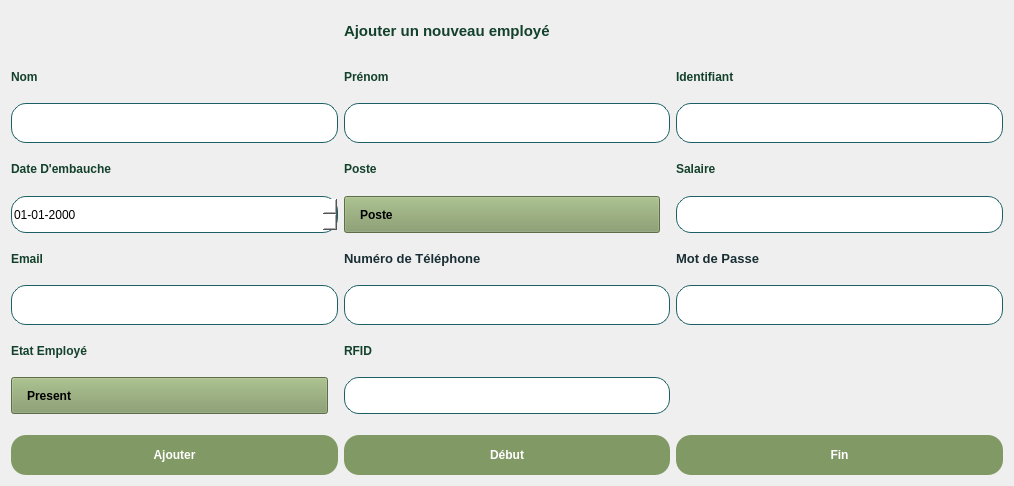
         <widget class="QWidget" name="scrollAreaWidgetContents_29">
          <property name="geometry">
           <rect>
            <x>0</x>
            <y>0</y>
            <width>1014</width>
            <height>486</height>
           </rect>
          </property>
          <property name="sizePolicy">
           <sizepolicy hsizetype="Expanding" vsizetype="Expanding">
            <horstretch>0</horstretch>
            <verstretch>0</verstretch>
           </sizepolicy>
          </property>
          <layout class="QGridLayout" name="gridLayout_28">
           <item row="26" column="1">
            <widget class="QLabel" name="label_160">
             <property name="styleSheet">
              <string notr="true">QLabel
{
color:rgb(19,65,43);
font-weight:600;
font-family:&quot;Nexa&quot;;
}</string>
             </property>
             <property name="text">
              <string>&lt;html&gt;&lt;head/&gt;&lt;body&gt;&lt;p&gt;RFID&lt;/p&gt;&lt;/body&gt;&lt;/html&gt;</string>
             </property>
            </widget>
           </item>
           <item row="25" column="1">
            <widget class="QLineEdit" name="ENum">
             <property name="sizePolicy">
              <sizepolicy hsizetype="Preferred" vsizetype="Preferred">
               <horstretch>0</horstretch>
               <verstretch>0</verstretch>
              </sizepolicy>
             </property>
             <property name="styleSheet">
              <string notr="true">border:solid;
border-color:rgb(28,96,101);
border-width:1px;
background-color:rgb(255,255,255);

border-radius:15px;
height:35px;</string>
             </property>
            </widget>
           </item>
           <item row="9" column="2">
            <widget class="QLineEdit" name="ESalaire">
             <property name="sizePolicy">
              <sizepolicy hsizetype="Preferred" vsizetype="Preferred">
               <horstretch>0</horstretch>
               <verstretch>0</verstretch>
              </sizepolicy>
             </property>
             <property name="styleSheet">
              <string notr="true">border:solid;
border-color:rgb(28,96,101);
border-width:1px;
background-color:rgb(255,255,255);

border-radius:15px;
height:35px;</string>
             </property>
            </widget>
           </item>
           <item row="27" column="1">
            <widget class="QLineEdit" name="ERFID">
             <property name="sizePolicy">
              <sizepolicy hsizetype="Preferred" vsizetype="Preferred">
               <horstretch>0</horstretch>
               <verstretch>0</verstretch>
              </sizepolicy>
             </property>
             <property name="styleSheet">
              <string notr="true">border:solid;
border-color:rgb(28,96,101);
border-width:1px;
background-color:rgb(255,255,255);

border-radius:15px;
height:35px;</string>
             </property>
            </widget>
           </item>
           <item row="27" column="0">
            <widget class="QComboBox" name="EEtat">
             <property name="styleSheet">
              <string notr="true">QComboBox
{
margin-right:10px;
appearance:none;
padding-left:15px;
padding-right:20px;
font-weight:600;
background-color:rgb(129,153,101);
height:35px;
}
QComboBox::drop-down {
	border:none;
}
QComboBox::down-arrow {
		image:url(:/Purestay/images/icones/arrow.png);
	padding-right:20px;
	width:20px;
	color:white;
}

QComboBox::QListView {
background-color:rgb(129,153,101);
}

QComboBox::QListViewItem {
background-color:rgb(129,153,101);
}





</string>
             </property>
             <item>
              <property name="text">
               <string>Present</string>
              </property>
             </item>
             <item>
              <property name="text">
               <string>Absent</string>
              </property>
             </item>
            </widget>
           </item>
           <item row="3" column="1">
            <widget class="QLineEdit" name="EPrenomE">
             <property name="sizePolicy">
              <sizepolicy hsizetype="Preferred" vsizetype="Preferred">
               <horstretch>0</horstretch>
               <verstretch>0</verstretch>
              </sizepolicy>
             </property>
             <property name="styleSheet">
              <string notr="true">border:solid;
border-color:rgb(28,96,101);
border-width:1px;
background-color:rgb(255,255,255);

border-radius:15px;
height:35px;</string>
             </property>
            </widget>
           </item>
           <item row="8" column="1">
            <widget class="QLabel" name="label_214">
             <property name="styleSheet">
              <string notr="true">QLabel
{
color:rgb(19,65,43);
font-weight:600;
font-family:&quot;Nexa&quot;;
}</string>
             </property>
             <property name="text">
              <string>&lt;html&gt;&lt;head/&gt;&lt;body&gt;&lt;p&gt;Poste&lt;/p&gt;&lt;/body&gt;&lt;/html&gt;</string>
             </property>
            </widget>
           </item>
           <item row="1" column="1">
            <widget class="QLabel" name="label_215">
             <property name="styleSheet">
              <string notr="true">color:rgb(19,65,43);
font-weight:600;
font-family:&quot;Nexa&quot;;

</string>
             </property>
             <property name="text">
              <string>&lt;html&gt;&lt;head/&gt;&lt;body&gt;&lt;p&gt;&lt;span style=&quot; font-size:11pt;&quot;&gt;Ajouter un nouveau employé&lt;/span&gt;&lt;/p&gt;&lt;/body&gt;&lt;/html&gt;</string>
             </property>
            </widget>
           </item>
           <item row="9" column="0">
            <widget class="QDateTimeEdit" name="EDateEmbauche">
             <property name="styleSheet">
              <string notr="true">QDateTimeEdit
{
border:solid;
border-color:rgb(28,96,101);
border-width:1px;
background-color:rgb(255,255,255);
border-radius:15px;
height:35px;
}
QDateTimeEdit::drop-down
{
border:0;
border-width:0px;
}</string>
             </property>
             <property name="displayFormat">
              <string>dd-MM-yyyy</string>
             </property>
            </widget>
           </item>
           <item row="3" column="0">
            <widget class="QLineEdit" name="ENom">
             <property name="sizePolicy">
              <sizepolicy hsizetype="Preferred" vsizetype="Preferred">
               <horstretch>0</horstretch>
               <verstretch>0</verstretch>
              </sizepolicy>
             </property>
             <property name="styleSheet">
              <string notr="true">border:solid;
border-color:rgb(28,96,101);
border-width:1px;
background-color:rgb(255,255,255);

border-radius:15px;
height:35px;</string>
             </property>
            </widget>
           </item>
           <item row="2" column="1">
            <widget class="QLabel" name="label_82">
             <property name="styleSheet">
              <string notr="true">QLabel
{
color:rgb(19,65,43);
font-weight:600;
font-family:&quot;Nexa&quot;;
}</string>
             </property>
             <property name="text">
              <string>&lt;html&gt;&lt;head/&gt;&lt;body&gt;&lt;p&gt;Prénom&lt;/p&gt;&lt;/body&gt;&lt;/html&gt;</string>
             </property>
            </widget>
           </item>
           <item row="8" column="0">
            <widget class="QLabel" name="label_216">
             <property name="styleSheet">
              <string notr="true">QLabel
{
color:rgb(19,65,43);
font-weight:600;
font-family:&quot;Nexa&quot;;
}</string>
             </property>
             <property name="text">
              <string>&lt;html&gt;&lt;head/&gt;&lt;body&gt;&lt;p&gt;Date D'embauche&lt;/p&gt;&lt;/body&gt;&lt;/html&gt;</string>
             </property>
            </widget>
           </item>
           <item row="25" column="2">
            <widget class="QLineEdit" name="EMotdePasse">
             <property name="sizePolicy">
              <sizepolicy hsizetype="Preferred" vsizetype="Preferred">
               <horstretch>0</horstretch>
               <verstretch>0</verstretch>
              </sizepolicy>
             </property>
             <property name="styleSheet">
              <string notr="true">border:solid;
border-color:rgb(28,96,101);
border-width:1px;
background-color:rgb(255,255,255);

border-radius:15px;
height:35px;</string>
             </property>
            </widget>
           </item>
           <item row="8" column="2">
            <widget class="QLabel" name="label_217">
             <property name="styleSheet">
              <string notr="true">QLabel
{
color:rgb(19,65,43);
font-weight:600;
font-family:&quot;Nexa&quot;;
}</string>
             </property>
             <property name="text">
              <string>&lt;html&gt;&lt;head/&gt;&lt;body&gt;&lt;p&gt;Salaire&lt;/p&gt;&lt;/body&gt;&lt;/html&gt;</string>
             </property>
            </widget>
           </item>
           <item row="15" column="0">
            <widget class="QLabel" name="label_163">
             <property name="styleSheet">
              <string notr="true">QLabel
{
color:rgb(19,65,43);
font-weight:600;
font-family:&quot;Nexa&quot;;
}</string>
             </property>
             <property name="text">
              <string>&lt;html&gt;&lt;head/&gt;&lt;body&gt;&lt;p&gt;Email&lt;/p&gt;&lt;/body&gt;&lt;/html&gt;</string>
             </property>
            </widget>
           </item>
           <item row="3" column="2">
            <widget class="QLineEdit" name="EID">
             <property name="sizePolicy">
              <sizepolicy hsizetype="Preferred" vsizetype="Preferred">
               <horstretch>0</horstretch>
               <verstretch>0</verstretch>
              </sizepolicy>
             </property>
             <property name="styleSheet">
              <string notr="true">border:solid;
border-color:rgb(28,96,101);
border-width:1px;
background-color:rgb(255,255,255);

border-radius:15px;
height:35px;</string>
             </property>
            </widget>
           </item>
           <item row="15" column="2">
            <widget class="QLabel" name="label_164">
             <property name="styleSheet">
              <string notr="true">QLabel
{
color:rgb(19,65,43);
font-weight:600;
font-family:&quot;Nexa&quot;;
}</string>
             </property>
             <property name="text">
              <string>&lt;!DOCTYPE HTML PUBLIC &quot;-//W3C//DTD HTML 4.0//EN&quot; &quot;http://www.w3.org/TR/REC-html40/strict.dtd&quot;&gt;
&lt;html&gt;&lt;head&gt;&lt;meta name=&quot;qrichtext&quot; content=&quot;1&quot; /&gt;&lt;meta charset=&quot;utf-8&quot; /&gt;&lt;style type=&quot;text/css&quot;&gt;
p, li { white-space: pre-wrap; }
&lt;/style&gt;&lt;/head&gt;&lt;body style=&quot; font-family:'Segoe UI'; font-size:9pt; font-weight:600; font-style:normal;&quot;&gt;
&lt;p style=&quot; margin-top:12px; margin-bottom:12px; margin-left:0px; margin-right:0px; -qt-block-indent:0; text-indent:0px;&quot;&gt;&lt;span style=&quot; font-size:10pt; color:#192e34;&quot;&gt;Mot de Passe&lt;/span&gt;&lt;/p&gt;&lt;/body&gt;&lt;/html&gt;</string>
             </property>
            </widget>
           </item>
           <item row="25" column="0">
            <widget class="QLineEdit" name="EEmail">
             <property name="sizePolicy">
              <sizepolicy hsizetype="Preferred" vsizetype="Preferred">
               <horstretch>0</horstretch>
               <verstretch>0</verstretch>
              </sizepolicy>
             </property>
             <property name="styleSheet">
              <string notr="true">border:solid;
border-color:rgb(28,96,101);
border-width:1px;
background-color:rgb(255,255,255);

border-radius:15px;
height:35px;</string>
             </property>
            </widget>
           </item>
           <item row="9" column="1">
            <widget class="QComboBox" name="EPoste">
             <property name="styleSheet">
              <string notr="true">QComboBox
{
margin-right:10px;
appearance:none;
padding-left:15px;
padding-right:20px;
font-weight:600;
background-color:rgb(129,153,101);
height:35px;
}
QComboBox::drop-down {
	border:none;
}
QComboBox::down-arrow {
		image:url(:/Purestay/images/icones/arrow.png);
	padding-right:20px;
	width:20px;
	color:white;
}

QComboBox::QListView {
background-color:rgb(129,153,101);
}

QComboBox::QListViewItem {
background-color:rgb(129,153,101);
}





</string>
             </property>
             <property name="currentText">
              <string/>
             </property>
             <property name="placeholderText">
              <string>Poste</string>
             </property>
             <item>
              <property name="text">
               <string>Poste</string>
              </property>
             </item>
             <item>
              <property name="text">
               <string>Responsable RH</string>
              </property>
             </item>
             <item>
              <property name="text">
               <string>Responsable Stock</string>
              </property>
             </item>
             <item>
              <property name="text">
               <string>Responsable Finance</string>
              </property>
             </item>
             <item>
              <property name="text">
               <string>Responsable Chambre</string>
              </property>
             </item>
            </widget>
           </item>
           <item row="2" column="0">
            <widget class="QLabel" name="label_218">
             <property name="styleSheet">
              <string notr="true">QLabel
{
color:rgb(19,65,43);
font-weight:600;
font-family:&quot;Nexa&quot;;
}</string>
             </property>
             <property name="text">
              <string>&lt;html&gt;&lt;head/&gt;&lt;body&gt;&lt;p&gt;Nom&lt;/p&gt;&lt;/body&gt;&lt;/html&gt;</string>
             </property>
            </widget>
           </item>
           <item row="2" column="2">
            <widget class="QLabel" name="label_165">
             <property name="styleSheet">
              <string notr="true">QLabel
{
color:rgb(19,65,43);
font-weight:600;
font-family:&quot;Nexa&quot;;
}</string>
             </property>
             <property name="text">
              <string>&lt;html&gt;&lt;head/&gt;&lt;body&gt;&lt;p&gt;Identifiant&lt;/p&gt;&lt;/body&gt;&lt;/html&gt;</string>
             </property>
            </widget>
           </item>
           <item row="29" column="1">
            <widget class="QPushButton" name="BoutonDebutE">
             <property name="styleSheet">
              <string notr="true">QPushButton
{
border-radius:15px;
margin-top:15px;
height:40px;
background-color:rgb(129,153,101);
font-family:&quot;Nexa&quot;;
font-weight:600;
color: white;
}</string>
             </property>
             <property name="text">
              <string>Début</string>
             </property>
            </widget>
           </item>
           <item row="29" column="0">
            <widget class="QPushButton" name="BoutonAjouterE">
             <property name="styleSheet">
              <string notr="true">QPushButton
{
border-radius:15px;
margin-top:15px;
height:40px;
background-color:rgb(129,153,101);
font-family:&quot;Nexa&quot;;
font-weight:600;
color: white;
}</string>
             </property>
             <property name="text">
              <string>Ajouter</string>
             </property>
            </widget>
           </item>
           <item row="29" column="2">
            <widget class="QPushButton" name="BoutonFinE">
             <property name="styleSheet">
              <string notr="true">QPushButton
{
border-radius:15px;
margin-top:15px;
height:40px;
background-color:rgb(129,153,101);
font-family:&quot;Nexa&quot;;
font-weight:600;
color: white;
}</string>
             </property>
             <property name="text">
              <string>Fin</string>
             </property>
            </widget>
           </item>
           <item row="26" column="0">
            <widget class="QLabel" name="EEtatEmp">
             <property name="styleSheet">
              <string notr="true">QLabel
{
color:rgb(19,65,43);
font-weight:600;
font-family:&quot;Nexa&quot;;
}</string>
             </property>
             <property name="text">
              <string>&lt;html&gt;&lt;head/&gt;&lt;body&gt;&lt;p&gt;Etat Employé&lt;/p&gt;&lt;/body&gt;&lt;/html&gt;</string>
             </property>
            </widget>
           </item>
           <item row="15" column="1">
            <widget class="QLabel" name="label_166">
             <property name="styleSheet">
              <string notr="true">QLabel
{
color:rgb(19,65,43);
font-weight:600;
font-family:&quot;Nexa&quot;;
}</string>
             </property>
             <property name="text">
              <string>&lt;!DOCTYPE HTML PUBLIC &quot;-//W3C//DTD HTML 4.0//EN&quot; &quot;http://www.w3.org/TR/REC-html40/strict.dtd&quot;&gt;
&lt;html&gt;&lt;head&gt;&lt;meta name=&quot;qrichtext&quot; content=&quot;1&quot; /&gt;&lt;meta charset=&quot;utf-8&quot; /&gt;&lt;style type=&quot;text/css&quot;&gt;
p, li { white-space: pre-wrap; }
&lt;/style&gt;&lt;/head&gt;&lt;body style=&quot; font-family:'Nexa'; font-size:9pt; font-weight:600; font-style:normal;&quot;&gt;
&lt;p style=&quot; margin-top:12px; margin-bottom:12px; margin-left:0px; margin-right:0px; -qt-block-indent:0; text-indent:0px;&quot;&gt;&lt;span style=&quot; font-family:'Segoe UI'; font-size:10pt; color:#192e34;&quot;&gt;Numéro de Téléphone&lt;/span&gt;&lt;/p&gt;&lt;/body&gt;&lt;/html&gt;</string>
             </property>
            </widget>
           </item>
          </layout>
         </widget>
